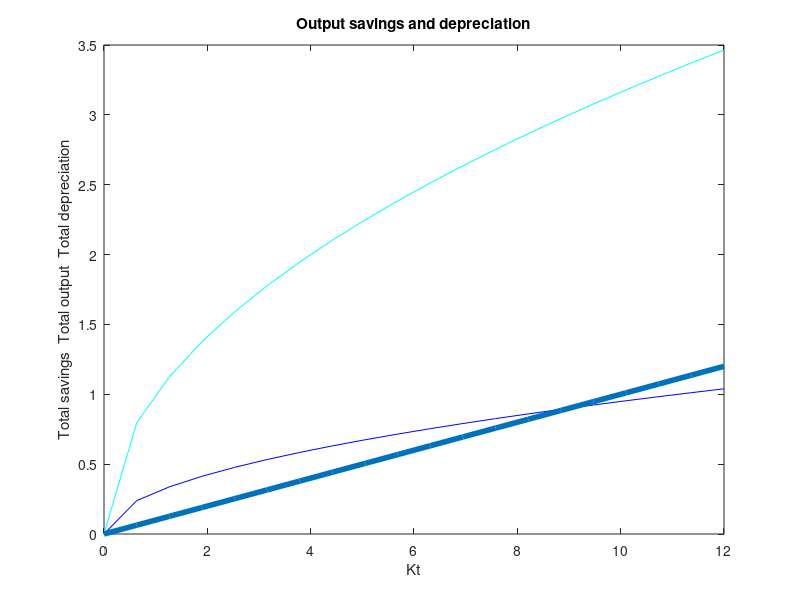

MATLAB code to generate this figure:
%ASSIGNMENT 2
%QUESTION 2

%Part (a) s = savings, d = delta, a = alpha
s = 0.3;
a = 0.5;
d = 0.1;
Nk = 20;
ktgrid = linspace(0,12,Nk); 

%(i) difference equation for Kt and Yt equation 
ktplus1grid = (1 - d)*ktgrid + s*power(ktgrid,a);
ytgrid = power(ktgrid,a);

%(ii) plot phase diagram
plot(ktgrid,ktplus1grid,'Linewidth',4);
xlabel('Kt');
ylabel('Kt+1');
title('Phase diagram');

%(iii) Kt, total savings, total output, total depreciation 
%total savings = ts
%total output = ytgrid
%total depreciation = td

ts = s*ytgrid;
td = d*ktgrid;

plot(ktgrid,ts, 'b',ktgrid,ytgrid,'c',ktgrid,td,'Linewidth',4);
xlabel('Kt');
ylabel('Total savings  Total output  Total depreciation');
title ('Output savings and depreciation')

%Part (b) Steady state

%Start with a guess Kss = 1
Kss = 12;
prec = 0.00001;
dist = 2*prec;
while (dist>=prec)
TKss = (1 - d)*Kss + s*power(Kss,a);
dist = abs(TKss-Kss);
Kss = TKss;
fprintf('Steady state convergence distance = %.8f\n', dist);
end

%Calculating Yss and Css

Yss = power(Kss,a);
Css = Yss - s*Yss;

%derived values when Kss = 1
%Kss = 8.9998, Yss = 3.000, Css = 2.100

%derived values when Kss = 12
%Kss = 9.0002, Yss = 3.000, Css = 2.100

%So upon changing the starting guess for Kss, Yss and Css do not change but
%there is an almost negligible change in Kss of 0.0004


